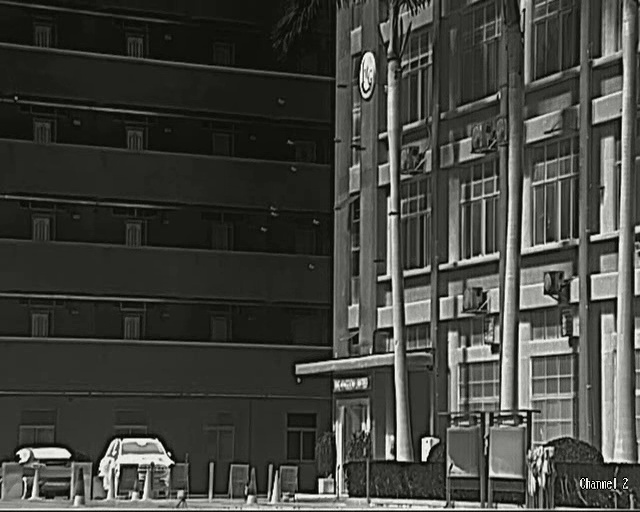
#> input picture BoT-SORT/yolov12/imgs_dir/00096.jpg, 640 x 512 px
$ python -i gmc.py   (imports and definitions only)
#> lines starting #> are read from the running program, lines starting #| are printed output that depends on the picture
#> further down, picture is the input picture: shape (512, 640, 3); mean B, G, R 61.8, 66.8, 65.8
import cv2
import matplotlib.pyplot as plt
import numpy as np
import copy
import time


class GMC:
    def __init__(self, method='sparseOptFlow', downscale=2, verbose=None):
        super(GMC, self).__init__()

        self.method = method
        self.downscale = max(1, int(downscale))

        self.last_quality = 1.0
        self.prev_H = np.eye(2, 3, dtype=float)
        self.ema = 0.2  # сглаживание матрицы H

        if self.method == 'orb':
            self.detector = cv2.FastFeatureDetector_create(20)
            self.extractor = cv2.ORB_create()
            self.matcher = cv2.BFMatcher(cv2.NORM_HAMMING)

        elif self.method == 'sift':
            self.detector = cv2.SIFT_create(nOctaveLayers=3, contrastThreshold=0.02, edgeThreshold=20)
            self.extractor = cv2.SIFT_create(nOctaveLayers=3, contrastThreshold=0.02, edgeThreshold=20)
            self.matcher = cv2.BFMatcher(cv2.NORM_L2)

        elif self.method == 'ecc':
            number_of_iterations = 5000
            termination_eps = 1e-6
            self.warp_mode = cv2.MOTION_EUCLIDEAN
            self.criteria = (cv2.TERM_CRITERIA_EPS | cv2.TERM_CRITERIA_COUNT, number_of_iterations, termination_eps)

        elif self.method == 'sparseOptFlow':
            self.feature_params = dict(maxCorners=2000, qualityLevel=0.001, minDistance=1, blockSize=3,
                                       useHarrisDetector=False, k=0.04)
            # self.gmc_file = open('GMC_results.txt', 'w')

        elif self.method == 'file' or self.method == 'files':
            seqName = verbose[0]
            ablation = verbose[1]
            if ablation:
                filePath = r'tracker/GMC_files/MOT17_ablation'
            else:
                filePath = r'tracker/GMC_files/MOTChallenge'

            if '-FRCNN' in seqName:
                seqName = seqName[:-6]
            elif '-DPM' in seqName:
                seqName = seqName[:-4]
            elif '-SDP' in seqName:
                seqName = seqName[:-4]

            self.gmcFile = open(filePath + "/GMC-" + seqName + ".txt", 'r')

            if self.gmcFile is None:
                raise ValueError("Error: Unable to open GMC file in directory:" + filePath)
        elif self.method == 'none' or self.method == 'None':
            self.method = 'none'
        else:
            raise ValueError("Error: Unknown CMC method:" + method)

        self.prevFrame = None
        self.prevKeyPoints = None
        self.prevDescriptors = None

        self.initializedFirstFrame = False

    def apply(self, raw_frame, detections=None):
        if self.method == 'orb' or self.method == 'sift':
            return self.applyFeaures(raw_frame, detections)
        elif self.method == 'ecc':
            return self.applyEcc(raw_frame, detections)
        elif self.method == 'sparseOptFlow':
            return self.applySparseOptFlow(raw_frame, detections)
        elif self.method == 'file':
            return self.applyFile(raw_frame, detections)
        elif self.method == 'none':
            return np.eye(2, 3)
        else:
            return np.eye(2, 3)

    # [347 lines left out: functions applyEcc, applyFeaures, not called in this run]

    def applySparseOptFlow(self, raw_frame, detections=None):

        t0 = time.time()

        # Initialize
        height, width, _ = raw_frame.shape
#> height = 512; width = 640
        frame = cv2.cvtColor(raw_frame, cv2.COLOR_BGR2GRAY)
        H = np.eye(2, 3)

        # Downscale image
        if self.downscale > 1.0:
            # frame = cv2.GaussianBlur(frame, (3, 3), 1.5)
            frame = cv2.resize(frame, (width // self.downscale, height // self.downscale))
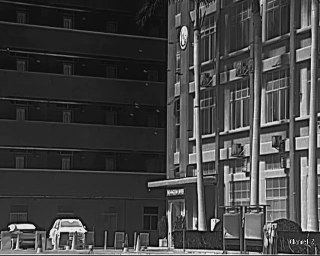
#> frame: shape (256, 320); min 2, max 246, mean 65.9

        mask = None

        if detections is not None:
            h, w = frame.shape[:2]
            mask = np.zeros_like(frame)
            mask[int(0.02*h):int(0.98*h), int(0.02*w):int(0.98*w)] = 255
            for det in detections:
                tlbr = (det[:4] / self.downscale).astype(np.int32)
                x1,y1,x2,y2 = tlbr
                x1 = max(0, x1); y1 = max(0, y1)
                x2 = min(w-1, x2); y2 = min(h-1, y2)
                mask[y1:y2, x1:x2] = 0

        # find the keypoints
        keypoints = cv2.goodFeaturesToTrack(frame, mask=mask, **self.feature_params)
#> keypoints = 1698 rows, first 8: [34, 227], [9, 226], [212, 230], [307, 149], [295, 119], [158, 246], [195, 228], [160, 240]

        # Проверка на None
        if keypoints is None:
            print('Warning: No keypoints detected')
            keypoints = np.array([], dtype=np.float32).reshape(0, 1, 2)  # Пустой массив вместо None

        # Handle first frame
        if not self.initializedFirstFrame or self.prevKeyPoints is None or len(self.prevKeyPoints) == 0:
            # Initialize data
            self.prevFrame = frame.copy()
            self.prevKeyPoints = copy.copy(keypoints)
#> self.prevKeyPoints has the same summary as keypoints

            # Initialization done
            self.initializedFirstFrame = True

            return H

        if len(self.prevKeyPoints) == 0 or len(keypoints) == 0:
            self.prevFrame = frame.copy()
            self.prevKeyPoints = copy.copy(keypoints)
            return H

        # find correspondences
        matchedKeypoints, status, err = cv2.calcOpticalFlowPyrLK(self.prevFrame, frame, self.prevKeyPoints, None)

        if matchedKeypoints is None or status is None:
            print('Warning: Optical flow failed')
            self.prevFrame = frame.copy()
            self.prevKeyPoints = copy.copy(keypoints)
            return H

        # leave good correspondences only
        prevPoints = []
        currPoints = []

        for i in range(len(status)):
            if status[i]:
                prevPoints.append(self.prevKeyPoints[i])
                currPoints.append(matchedKeypoints[i])

        prevPoints = np.array(prevPoints)
        currPoints = np.array(currPoints)

        # Find rigid matrix
        if (np.size(prevPoints, 0) > 4) and (np.size(prevPoints, 0) == np.size(currPoints, 0)):
            H_estimated, inliers = cv2.estimateAffinePartial2D(prevPoints, currPoints, cv2.RANSAC, ransacReprojThreshold=3.0)
            if H_estimated is not None:
                H = H_estimated
                # Handle downscale
                if self.downscale > 1.0:
                    H[0, 2] *= self.downscale
                    H[1, 2] *= self.downscale

                if inliers is not None and len(inliers)>0:
                    self.last_quality = float(np.mean(inliers))
                else:
                    self.last_quality = 0.0

        else:
            print('Warning: not enough matching points')
            self.last_quality = 0.0
            H = np.eye(2,3)


        # Store to next iteration
        self.prevFrame = frame.copy()
        self.prevKeyPoints = copy.copy(keypoints)

        t1 = time.time()

        # gmc_line = str(1000 * (t1 - t0)) + "\t" + str(H[0, 0]) + "\t" + str(H[0, 1]) + "\t" + str(
        #     H[0, 2]) + "\t" + str(H[1, 0]) + "\t" + str(H[1, 1]) + "\t" + str(H[1, 2]) + "\n"
        # self.gmc_file.write(gmc_line)

        # Сглаживание H
        H = self.ema * H + (1.0 - self.ema) * self.prev_H
        self.prev_H = H

        return H

    # [12 lines left out: function applyFile, not called in this run]

>>> import cv2
>>> picture = cv2.imread('../yolov12/imgs_dir/00096.jpg')
>>> result = GMC().apply(picture)
#> result = [[1, 0, 0], [0, 1, 0]]

$ run again, on BoT-SORT/yolov12/imgs_dir/00379.jpg
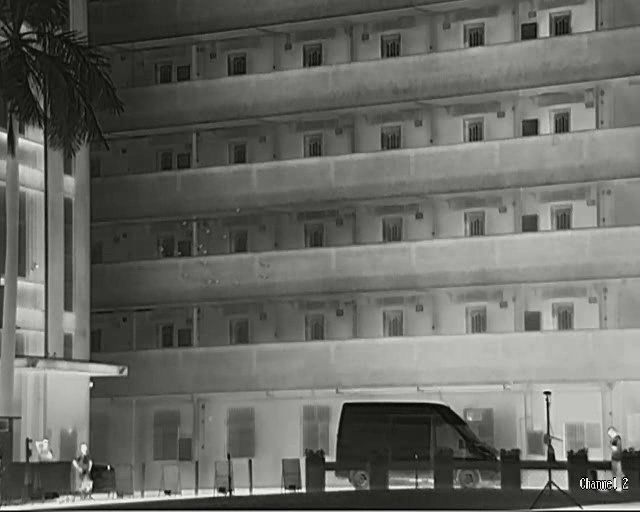
#> input picture BoT-SORT/yolov12/imgs_dir/00379.jpg, 640 x 512 px
#> picture is the input picture: shape (512, 640, 3); mean B, G, R 100.2, 105.2, 104.2
#> in applySparseOptFlow, `frame = cv2.resize(frame, (width // self.downscale, height // self.dow..`:
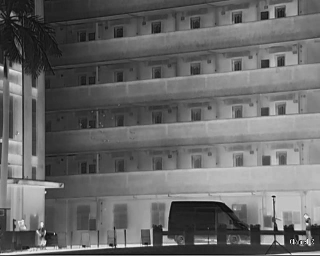
#> frame: shape (256, 320); min 3, max 249, mean 104.3
#> keypoints = 2000 rows, first 8: [117, 246], [152, 245], [282, 229], [283, 244], [163, 244], [45, 189], [273, 198], [272, 229]
#> self.prevKeyPoints has the same summary as keypoints
#> result = [[1, 0, 0], [0, 1, 0]]

$ run again, on BoT-SORT/yolov12/imgs_dir/00589.jpg
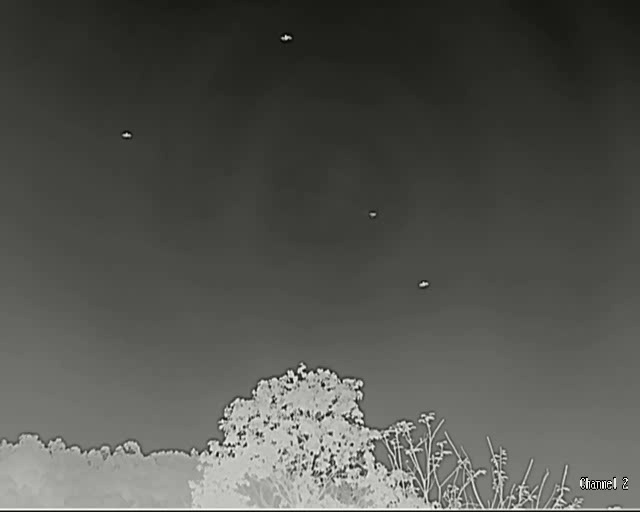
#> input picture BoT-SORT/yolov12/imgs_dir/00589.jpg, 640 x 512 px
#> picture is the input picture: shape (512, 640, 3); mean B, G, R 78.4, 83.4, 82.4
#> in applySparseOptFlow, `frame = cv2.resize(frame, (width // self.downscale, height // self.dow..`:
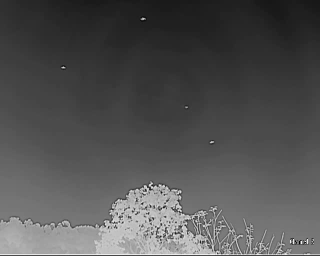
#> frame: shape (256, 320); min 1, max 240, mean 82.4
#> keypoints = 463 rows, first 8: [145, 190], [150, 185], [150, 189], [142, 203], [174, 233], [159, 185], [153, 218], [155, 186]
#> self.prevKeyPoints has the same summary as keypoints
#> result = [[1, 0, 0], [0, 1, 0]]
